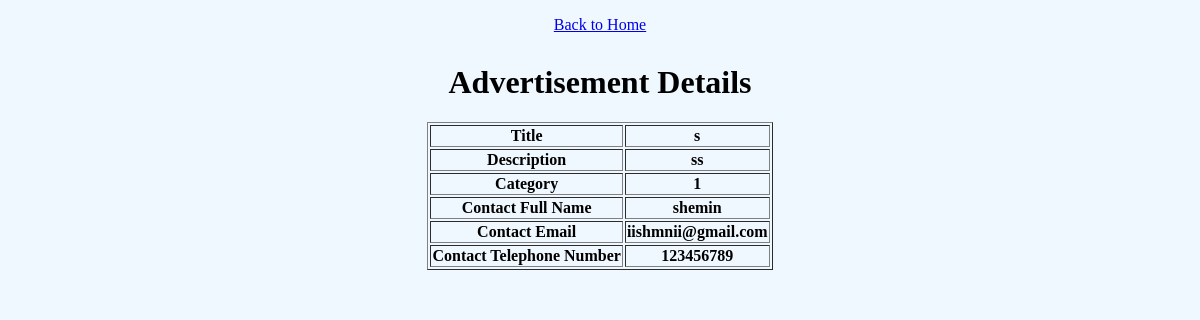
Page /SeeMore/6 on the committed database.
### tables this page shows
CREATE TABLE Advertisement(aid INTEGER PRIMARY KEY AUTOINCREMENT,title TEXT,description TEXT,isactive INTEGER,username TEXT,category INTEGER,FOREIGN KEY (username) REFERENCES User(username),FOREIGN KEY (category) REFERENCES Category(cid));

CREATE TABLE User(username TEXT PRIMARY KEY,password TEXT,fullname TEXT,email TEXT,telno TEXT);

### main.py (the view)
@app.route("/SeeMore/<id>")
def showMore(id):
    aid = id
    conn = sqlite3.connect("adv.db")
    c = conn.cursor()
    c.execute("SELECT * from Advertisement where aid = ?", aid)
    row = c.fetchall()
    uname= row[0][4]
    c.execute("SELECT fullname, email, telno from User WHERE username = ?", (uname,))
    contact = c.fetchall()
    c.close()
    return render_template("details.html", adData=row[0], contactData=contact[0])

### templates/details.html (shortened to what this page needs)
<!DOCTYPE html>
<html lang="en">
<head>
    <link rel = 'stylesheet' type="text/css" href="../static/style.css">
</head>
<body>
<p><a href="/dologin">Back to Home</a></p>
<h1>Advertisement Details</h1>
<table border="1">
        <tr>
            <th>Title</th>
            <th>{{ adData[1] }}</th>
        </tr>
         <tr>
            <th>Description</th>
             <th>{{ adData[2] }}</th>
        </tr>
        <tr>
            <th>Category</th>
            <th>{{ adData[5] }}</th>
        </tr>
          <tr>
            <th>Contact Full Name</th>
              <th>{{ contactData[0] }}</th>
        </tr>
        <tr>
            <th>Contact Email</th>
              <th>{{ contactData[1] }}</th>
        </tr>
        <tr>
            <th>Contact Telephone Number</th>
              <th>{{ contactData [2] }}</th>
        </tr>
 </table>
</body>
</html>

### static/style.css (style rules this page uses)
body { background-color: aliceblue; font-family: "Arial Narrow"; }
p { margin-bottom: 30px; margin-outside: 20px; text-align: center; }
table { margin-left: auto; margin-right: auto; }
h1,h2 { text-align: center; }

### rows in the picture
Advertisement: title "s", description "ss", category "1"
User: fullname "shemin", email "iishmnii@gmail.com", telno "123456789"
